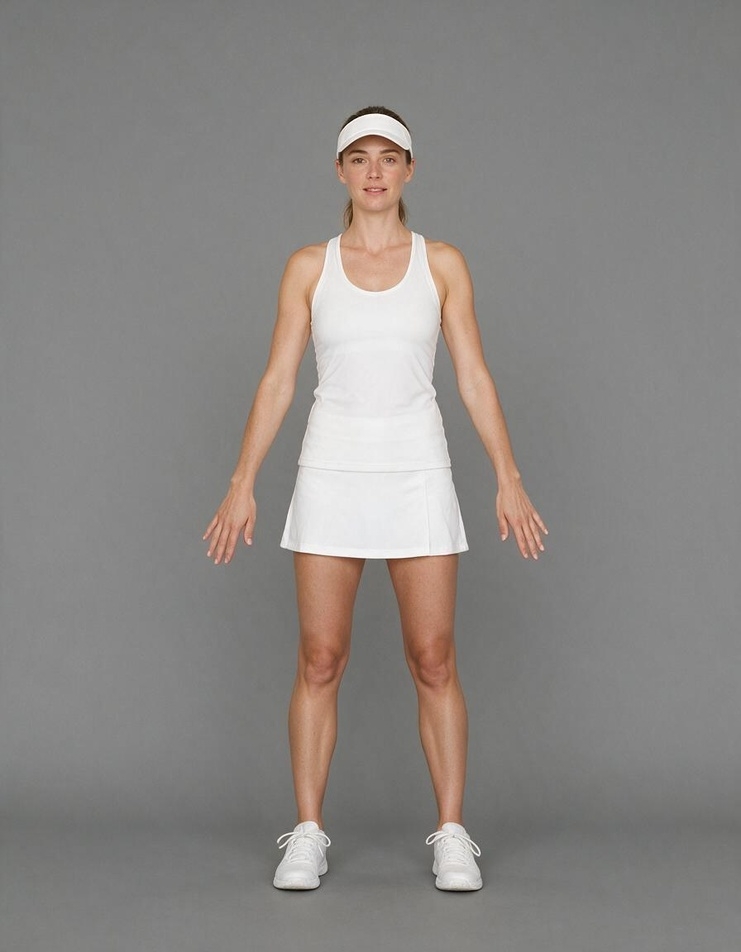
#> input picture games/tennis/bodies/reference/woman-front-open-1.jpg, 741 x 952 px, shrunk from 896 x 1152 before the run, found by its file name
$ python reference.py games/tennis/bodies/reference/woman-front-open-1.jpg /
#> lines starting #> are read from the running program, lines starting #| are printed output that depends on the picture
#!/usr/bin/env python3
"""Read a standing figure's landmarks out of a photograph or a render, with the same code for both.

    python3 lab/reference.py games/tennis/bodies/reference/woman-front-open-1.jpg \
                            games/tennis/bodies/stills/model-rest.png

Why a second instrument. `measure.py` answered one question — how wide is this figure at each height —
and it answered it well enough to catch short arms and a wide head. What it could not answer is *which
part* is wide: an arm held against the waist and a waist as wide as an arm are the same total width. So
this one splits each scan line into islands (torso, left arm, right arm are three), anchors on the body's
centre column and reports the *core* width (the island containing the centre) separately from the limbs.
With the arms held away from the body and the legs apart, that turns one number per height into a
part-by-part table: head, neck, shoulder, chest, waist, hip, each thigh, each knee, each calf.

Everything is a fraction of the figure's own height, so a 1152-pixel photograph and a 900-pixel render
are comparable, and nothing depends on how far away the camera was.

Caveats, stated rather than discovered later: a visor or a ponytail is part of the silhouette and
inflates the head band; a skirt is not a hip; a cast shadow under the feet is not a foot; a shoe is not
an ankle. Where a landmark cannot be trusted the table prints `--` rather than guessing.
"""
import sys

import numpy as np
from PIL import Image

GAP = 4          # pixels of background that separate two islands
EDGE = 12        # pixels of background sampled at each row's left and right edge


def mask_of(path):
#> (the run stopped early here; a loop or call above may not have finished)

$ run again, with games/tennis/bodies/reference/woman-front-open-2.jpg copied over games/tennis/bodies/reference/woman-front-open-1.jpg
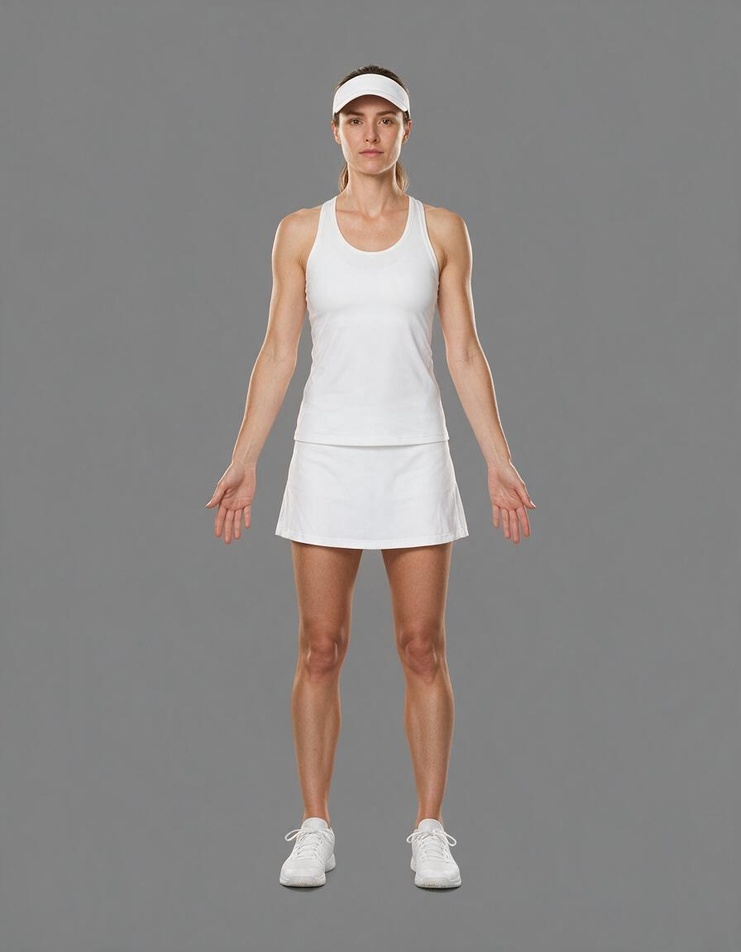
#> input picture games/tennis/bodies/reference/woman-front-open-2.jpg, 741 x 952 px, shrunk from 896 x 1152 before the run, found by its file name

$ run again, with games/tennis/bodies/reference/woman-front-open-3.jpg copied over games/tennis/bodies/reference/woman-front-open-1.jpg
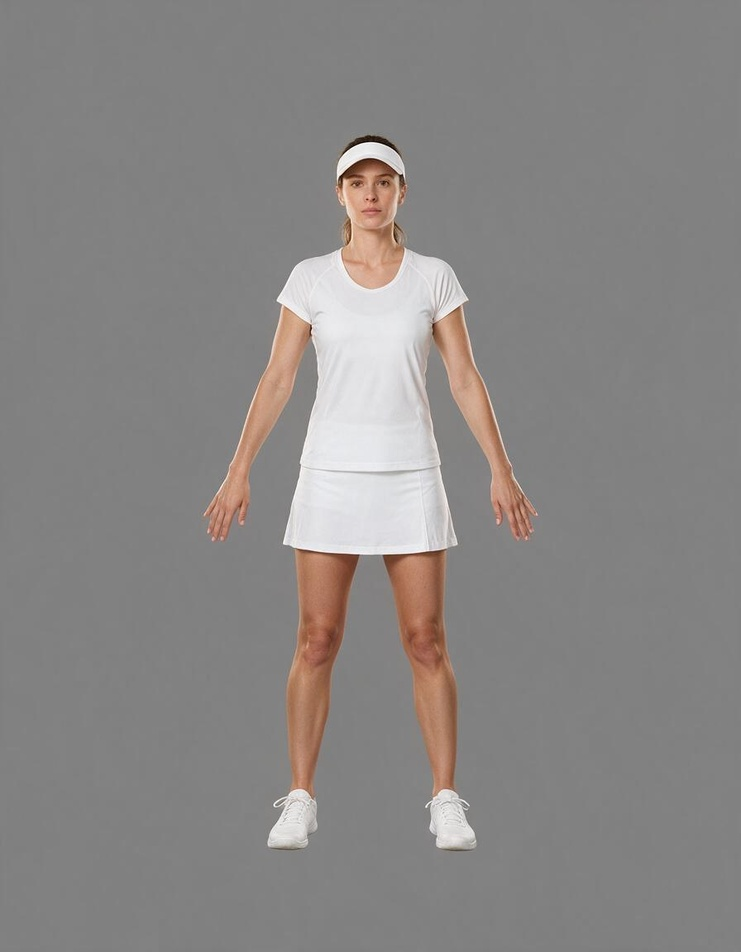
#> input picture games/tennis/bodies/reference/woman-front-open-3.jpg, 741 x 952 px, shrunk from 896 x 1152 before the run, found by its file name

$ run again, with games/tennis/bodies/reference/woman-back-open-1.jpg copied over games/tennis/bodies/reference/woman-front-open-1.jpg
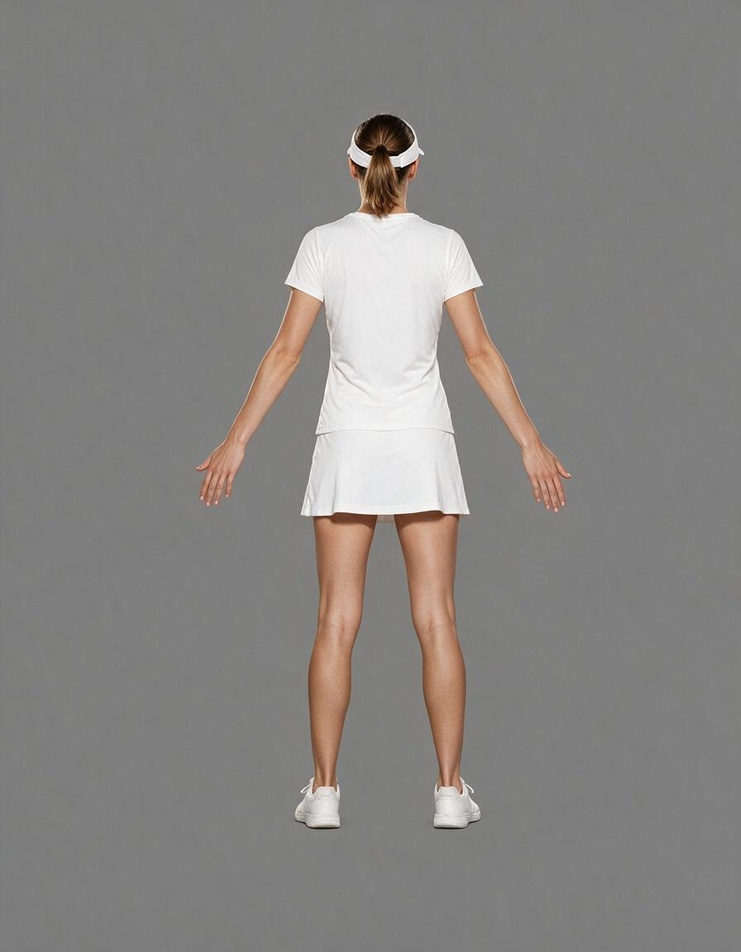
#> input picture games/tennis/bodies/reference/woman-back-open-1.jpg, 741 x 952 px, shrunk from 896 x 1152 before the run, found by its file name
